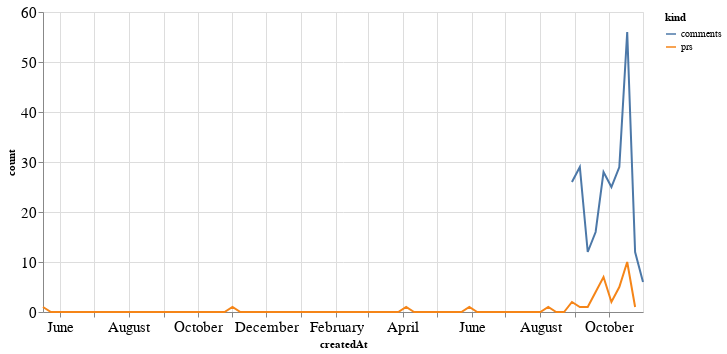

The code cell stored with this chart in its notebook:
### Code cell
alt.Chart(total_time, width=600).mark_line().encode(
    x='createdAt',
    y='count',
    color='kind'
)

### Figure 1 — Vega-Lite specification as saved in the notebook (floating-point values rounded to 4 significant figures; data arrays with more than 128 entries replaced by an {"elided": "..."} marker saying what was removed)
{"config": {"axisLeft": {"labelFontSize": 15}, "axisBottom": {"labelFontSize": 15}}, "data": {"name": "data-fce02aa42d67dc6dc7fe7aba2ad33c7a"}, "mark": "line", "encoding": {"color": {"type": "nominal", "field": "kind"}, "x": {"type": "temporal", "field": "createdAt"}, "y": {"type": "quantitative", "field": "count"}}, "width": 600, "$schema": "https://vega.github.io/schema/vega-lite/v4.8.1.json", "datasets": {"data-fce02aa42d67dc6dc7fe7aba2ad33c7a": {"elided": "154 records"}}}
